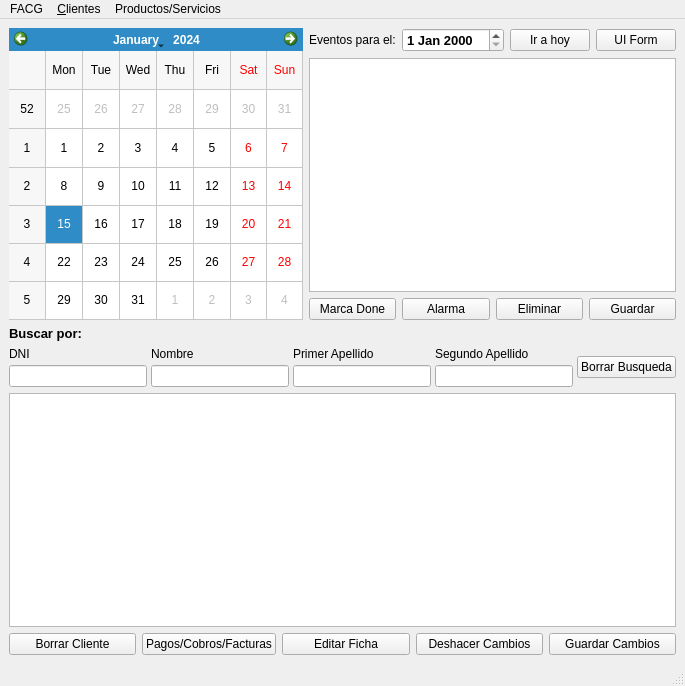
<?xml version="1.0" encoding="UTF-8"?>
<ui version="4.0">
 <class>MainWindow</class>
 <widget class="QMainWindow" name="MainWindow">
  <property name="geometry">
   <rect>
    <x>0</x>
    <y>0</y>
    <width>685</width>
    <height>686</height>
   </rect>
  </property>
  <property name="windowTitle">
   <string>FACG</string>
  </property>
  <property name="windowIcon">
   <iconset resource="forms.qrc">
    <normaloff>:/img/favicon.ico</normaloff>:/img/favicon.ico</iconset>
  </property>
  <widget class="QWidget" name="centralwidget">
   <layout class="QGridLayout" name="gridLayout_2">
    <item row="3" column="0" colspan="5">
     <layout class="QHBoxLayout" name="horizontalLayoutBusqueda">
      <property name="spacing">
       <number>4</number>
      </property>
      <property name="sizeConstraint">
       <enum>QLayout::SetMinimumSize</enum>
      </property>
      <item>
       <layout class="QVBoxLayout" name="verticalLayout_3">
        <item>
         <widget class="QLabel" name="label_6">
          <property name="text">
           <string>DNI</string>
          </property>
         </widget>
        </item>
        <item>
         <widget class="QLineEdit" name="txtBuscarPorDNI"/>
        </item>
       </layout>
      </item>
      <item>
       <layout class="QVBoxLayout" name="verticalLayout_2">
        <item>
         <widget class="QLabel" name="label_5">
          <property name="text">
           <string>Nombre</string>
          </property>
         </widget>
        </item>
        <item>
         <widget class="QLineEdit" name="txtBuscarPorNombre"/>
        </item>
       </layout>
      </item>
      <item>
       <layout class="QVBoxLayout" name="verticalLayout">
        <item>
         <widget class="QLabel" name="label_3">
          <property name="text">
           <string>Primer Apellido</string>
          </property>
         </widget>
        </item>
        <item>
         <widget class="QLineEdit" name="txtBuscarPorApellido1"/>
        </item>
       </layout>
      </item>
      <item>
       <layout class="QVBoxLayout" name="verticalLayoutNombre">
        <item>
         <widget class="QLabel" name="label_4">
          <property name="text">
           <string>Segundo Apellido</string>
          </property>
         </widget>
        </item>
        <item>
         <widget class="QLineEdit" name="txtBuscarPorApellido2"/>
        </item>
       </layout>
      </item>
      <item>
       <widget class="QPushButton" name="btnBorrarTxtBuscar">
        <property name="text">
         <string>Borrar Busqueda</string>
        </property>
       </widget>
      </item>
     </layout>
    </item>
    <item row="0" column="3">
     <widget class="QPushButton" name="btnIrAhoy">
      <property name="text">
       <string>Ir a hoy</string>
      </property>
     </widget>
    </item>
    <item row="4" column="0" colspan="5">
     <layout class="QGridLayout" name="gridLayoutListado">
      <item row="0" column="0">
       <widget class="QTableView" name="tw">
        <property name="selectionMode">
         <enum>QAbstractItemView::SingleSelection</enum>
        </property>
        <property name="selectionBehavior">
         <enum>QAbstractItemView::SelectRows</enum>
        </property>
        <property name="sortingEnabled">
         <bool>true</bool>
        </property>
        <attribute name="verticalHeaderVisible">
         <bool>false</bool>
        </attribute>
       </widget>
      </item>
      <item row="1" column="0">
       <layout class="QHBoxLayout" name="horizontalLayout_3">
        <item>
         <widget class="QPushButton" name="btnBorrarCliente">
          <property name="text">
           <string>Borrar Cliente</string>
          </property>
         </widget>
        </item>
        <item>
         <widget class="QPushButton" name="btnPagosFacturas">
          <property name="text">
           <string>Pagos/Cobros/Facturas</string>
          </property>
         </widget>
        </item>
        <item>
         <widget class="QPushButton" name="btnFichaCliente">
          <property name="text">
           <string>Editar Ficha</string>
          </property>
         </widget>
        </item>
        <item>
         <widget class="QPushButton" name="btnDeshacerCambios">
          <property name="text">
           <string>Deshacer Cambios</string>
          </property>
         </widget>
        </item>
        <item>
         <widget class="QPushButton" name="btnGuardarCambiosClientes">
          <property name="text">
           <string>Guardar Cambios</string>
          </property>
         </widget>
        </item>
       </layout>
      </item>
     </layout>
    </item>
    <item row="0" column="1">
     <widget class="QLabel" name="label_2">
      <property name="text">
       <string>Eventos para el:</string>
      </property>
     </widget>
    </item>
    <item row="0" column="4">
     <widget class="QPushButton" name="pushButton_5">
      <property name="text">
       <string>UI Form</string>
      </property>
     </widget>
    </item>
    <item row="2" column="0" colspan="5">
     <widget class="QLabel" name="label">
      <property name="font">
       <font>
        <pointsize>10</pointsize>
        <weight>75</weight>
        <bold>true</bold>
       </font>
      </property>
      <property name="text">
       <string>Buscar por:</string>
      </property>
     </widget>
    </item>
    <item row="0" column="2">
     <widget class="QDateEdit" name="fechaSeleccionada">
      <property name="font">
       <font>
        <pointsize>10</pointsize>
        <weight>75</weight>
        <bold>true</bold>
       </font>
      </property>
     </widget>
    </item>
    <item row="1" column="1" colspan="4">
     <layout class="QGridLayout" name="gridLayout">
      <item row="0" column="0">
       <widget class="QPlainTextEdit" name="txtEventos"/>
      </item>
      <item row="1" column="0">
       <layout class="QHBoxLayout" name="horizontalLayout">
        <item>
         <widget class="QPushButton" name="pushButton_2">
          <property name="text">
           <string>Marca Done</string>
          </property>
         </widget>
        </item>
        <item>
         <widget class="QPushButton" name="pushButton_3">
          <property name="text">
           <string>Alarma</string>
          </property>
         </widget>
        </item>
        <item>
         <widget class="QPushButton" name="btnEliminarEvento">
          <property name="text">
           <string>Eliminar</string>
          </property>
         </widget>
        </item>
        <item>
         <widget class="QPushButton" name="btnGuardarDetalleEvento">
          <property name="text">
           <string>Guardar</string>
          </property>
         </widget>
        </item>
       </layout>
      </item>
     </layout>
    </item>
    <item row="0" column="0" rowspan="2">
     <widget class="QCalendarWidget" name="calendario">
      <property name="cursor">
       <cursorShape>CrossCursor</cursorShape>
      </property>
      <property name="gridVisible">
       <bool>true</bool>
      </property>
     </widget>
    </item>
   </layout>
  </widget>
  <widget class="QMenuBar" name="menubar">
   <property name="geometry">
    <rect>
     <x>0</x>
     <y>0</y>
     <width>685</width>
     <height>21</height>
    </rect>
   </property>
   <widget class="QMenu" name="menuFACG">
    <property name="title">
     <string>FACG</string>
    </property>
    <addaction name="actionDatos_Empresa"/>
    <addaction name="separator"/>
    <addaction name="actionSalir"/>
   </widget>
   <widget class="QMenu" name="menu_Clientes">
    <property name="title">
     <string>&amp;Clientes</string>
    </property>
    <addaction name="actionNuevo"/>
   </widget>
   <widget class="QMenu" name="menuProductos_Servicios">
    <property name="title">
     <string>Productos/Servicios</string>
    </property>
    <addaction name="actionCrearProducto"/>
    <addaction name="actionListarProductos"/>
   </widget>
   <addaction name="menuFACG"/>
   <addaction name="menu_Clientes"/>
   <addaction name="menuProductos_Servicios"/>
  </widget>
  <widget class="QStatusBar" name="statusbar"/>
  <action name="actionDatos_Empresa">
   <property name="text">
    <string>Datos Empresa</string>
   </property>
  </action>
  <action name="actionSalir">
   <property name="text">
    <string>Salir</string>
   </property>
  </action>
  <action name="actionNuevo">
   <property name="text">
    <string>Nuevo</string>
   </property>
  </action>
  <action name="actionCrearProducto">
   <property name="text">
    <string>Crear</string>
   </property>
  </action>
  <action name="actionListarProductos">
   <property name="text">
    <string>Listar</string>
   </property>
  </action>
 </widget>
 <resources>
  <include location="forms.qrc"/>
 </resources>
 <connections/>
</ui>
